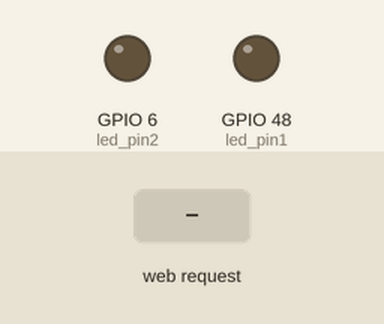
A sketch run on a simulated ESP32-S3. Parts: output pins drawn as LEDs (lit = HIGH). The test bench sets the inputs (shaded band). WiFi joins after 1.5 s; servers stay silent unless stated; what the sketch prints to the serial monitor is not drawn.

Above: at 0.8 s.
0.9 s: HTTP request GET /A received
At 1.6 s:
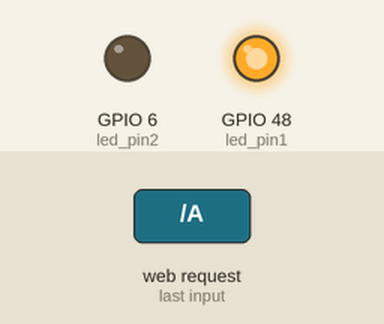
2.4 s: HTTP request GET /C received
At 2.7 s:
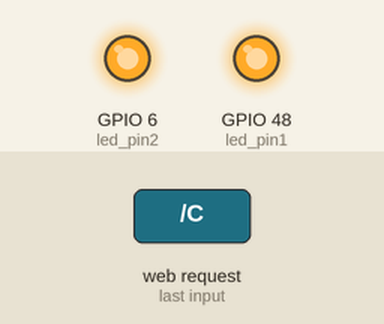
3.9 s: HTTP request GET /B received
At 5.1 s:
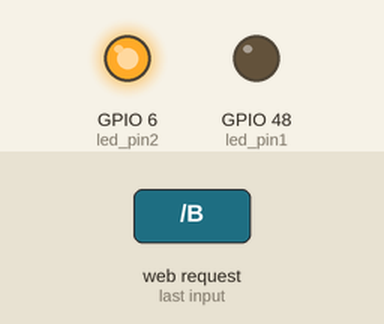
Timing chart, 0 to 6.9 s (numbered marks = the images above; inputs shaded):
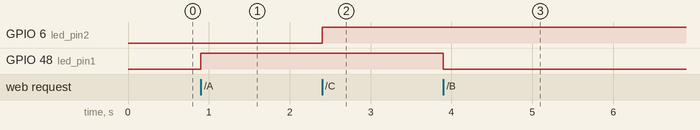

The sketch:

Lab3_part7.2.ino
```cpp
#include <WiFi.h>
// Configuring for dual core operation.
static const BaseType_t pro_cpu = 0;
static const BaseType_t app_cpu = 1;

static const int led_pin1 = LED_BUILTIN;
static const int led_pin2 = 6;

static TaskHandle_t task_1 = NULL;
static TaskHandle_t task_2 = NULL;
const char* ssid     = "EN20136956";
const char* password = "12345678";

WiFiServer server(80);

void connect_wifi(void *parameters) {

  Serial.print("Connecting to WiFi ");
  WiFi.begin(ssid, password);

  while (WiFi.status() != WL_CONNECTED) {
    delay(500);
    Serial.print(".");
  }
  Serial.println("WiFi connected.");
  server.begin();

}

void web_server(void *parameters) {
  while (1) {

    WiFiClient client = server.available();

    if (client) {
      Serial.println("New Client.");
      String currentLine = "";

      while (client.connected()) {

        if (client.available()) {
          char c = client.read();
          Serial.write(c);

          if (c == '\n') {
            if (currentLine.length() == 0) {
              client.println("HTTP/1.1 200 OK");
              client.println("Content-type:text/html");
              client.println();

              client.print("<Click a href=\"/A\">here</a> to Turn ON the built in LED <br>");
              client.print("<Click a href=\"/B\">here</a> to Turn OFF the built in LED <br>");

              client.print("<Click a href=\"/C\">here</a> to Turn ON the External in LED <br>");
              client.print("<Click a href=\"/D\">here</a> to Turn OFF the External in LED <br>");

              client.println();
              break;

            } else {
              currentLine = "";
            }

          } else if (c != '\r') {
            currentLine += c;
          }

          if (currentLine.endsWith("GET /A")) {
            digitalWrite(led_pin1, HIGH);
          }

          if (currentLine.endsWith("GET /B")) {
            digitalWrite(led_pin1, LOW);
          }

          if (currentLine.endsWith("GET /C")) {
            digitalWrite(led_pin2, HIGH);
          }

          if (currentLine.endsWith("GET /D")) {
            digitalWrite(led_pin2, LOW);
          }
        }
      }

      client.stop();
      Serial.println("Connection Lost ..............");
    }
  }
}

void setup() {
  Serial.begin(115200);

  pinMode(led_pin1, OUTPUT);
  pinMode(led_pin2, OUTPUT);

  xTaskCreatePinnedToCore(web_server,
                          "Using the Web Server",
                          2048,
                          NULL,
                          1,
                          &task_2,
                          app_cpu);


  xTaskCreatePinnedToCore(connect_wifi,
                          "Wi-Fi Connection",
                          2048,
                          NULL,
                          2,
                          &task_1,
                          pro_cpu);

  vTaskDelete(NULL);
}

void loop() {
  }
```

Measured:
- after the input at 0.9 s, GPIO 48 (led_pin1): LOW → HIGH at once
- after the input at 2.4 s, GPIO 6 (led_pin2): LOW → HIGH at once
- after the input at 3.9 s, GPIO 48 (led_pin1): HIGH → LOW at once
